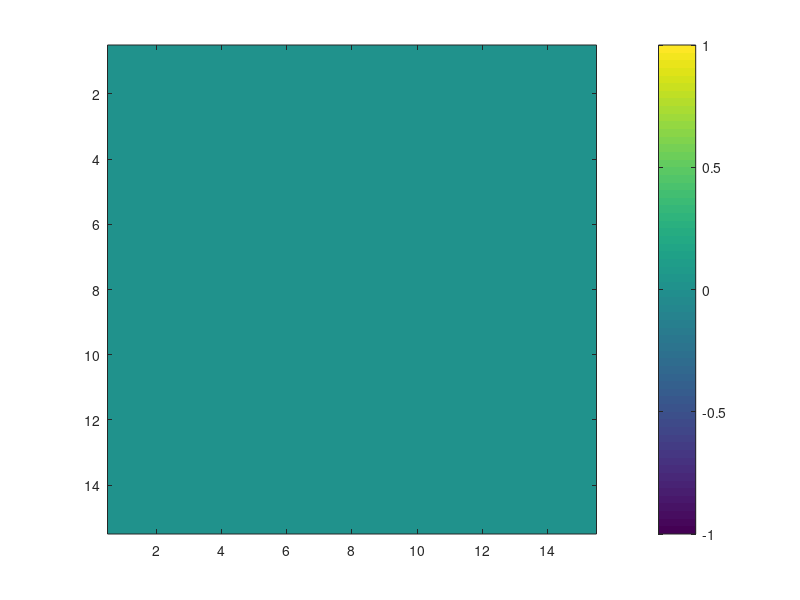

Reproduce this figure in MATLAB. (Note: this script raises an error after producing the figure.)
%% Sample Standalone CA3 Pattern Learning Code
% Simulates a learning and test phase for ripple activity in CA3 region
% under varying input waveform conditions
% LKW 8/16/21

clearvars
close all
% rng(5)      %For reproducibility

%1 = FR IMA; 2 = DR IMA; 3 = FR IP; 4 = DR IP; 6 = BR IMA; 7 = BR IP
rampTypeFlag        = 1;
simTypeFlag         = 1;        %1 = Linear; 2 = Linear with Adaptation
noiseFlag           = 0;        %0 = no noise; 1 = White noise; 2 = 1/f or pink noise
wtNoiseFlag         = 0;        %0 = no noise; 1 = Lognormal noise distribution using parameters Mu and Sigma
saveFlag            = 0;
disp(['Ramp Type ', num2str(rampTypeFlag),'; Sim Type ', num2str(simTypeFlag), '; Noise type ', ...
    num2str(noiseFlag), '; Wt Mat Noise type ', num2str(wtNoiseFlag)]);

cueN                = 1;            %Node index for cue
N                   = 15;           %# Nodes
Ww                  = 0.031;        %Baseline Pyr-Pyr weight strength try 0.035 for adaptation
Hh                  = 0.05;         %Baseline Weight strength IN-Pyr
Wh                  = 0.05;         %Baseline Weight strength Pyr-IN
HAuto               = 0.003;        %Baseline Weight IN-IN
tha                 = 4*ones(1,N);  %Activation Threshold Pyr
thh                 = 4*ones(1,N);  %Activation Threshold IN
thc                 = 4*ones(1,N);
eta1                = 0.01;         %Pyr Decay constant
eta2                = 0.01;         %IN Decay constant
noiseAmp            = 0.1*Ww;          %Center of lognormal weight noise if included.
noiseMu             = 1;            %Mean of lognormal wt distro
noiseSigma          = 0.4;            %Variance of lognorm wt distro
dt                  = 1;
T                   = 1500/dt;         %Time steps, must be even
Iexcit1             = 0.5;          %Learn phase afferent input
Iexcit2             = 1;            %Test phase afferent input
if wtNoiseFlag == 1
    achLearn        = 0.1;          %Ach state during learn phase; 0 = high Ach; 1 = low Ach
    e3              = 0.01;         %Learning rate constant
else
    achLearn        = 0.1;
    e3              = 0.001;
end
achTest             = 1;            %Ach state during test phase
e1                  = 0.002;         %Learning Decay Pre synaptic
onsetDelay          = 50/dt;           %Wait time for first pattern element to arise
learnDur            = 80/dt;           %Duration (ms) of learn pulses
OLPerc              = 0.55;           %Overlap (ms) of learn pattern elements
learnOL             = round(OLPerc*learnDur);
testDur             = 20/dt;           %Duration (ms) of test cue pulse
rampPerc            = 0.50;         %Percentage of ramp
rampLen1            = round(learnDur*rampPerc);  %Duration ramp length learn phase
AIn1                = zeros(N,T);   %Learn phase afferent input
AIn2                = zeros(N,T);   %Test phase
AIn2(cueN,onsetDelay:onsetDelay+testDur) = Iexcit2;  %Sq Pulse cue test phase
squarea             = Iexcit1*learnDur;     %Area under the square pulse

% Ionic Currents and related parameters 
Ek  = -10;              %Reversal Potential of Potassium
mu  = 0.01;             %Ca-dependent K-current
gm  = 0.001;            %Gamma; voltage-dependent Ca-currents
om  = 0.001;            %Omega; constant for diffusion of intracellular Ca

%Build Stimulation Protocols Based on RampTypeFlag
for i = 1:N
    tmpStart                                    = onsetDelay+1+(i-1)*(learnDur)-(i-1)*(learnOL);
    tmpEnd                                      = tmpStart+learnDur;
    if rampTypeFlag == 1                        %FRC
        AIn1(i,tmpStart:tmpEnd)                 = Iexcit1;
        AIn1(i,tmpStart:tmpStart+rampLen1-1)    = linspace(0,Iexcit1,rampLen1);
    elseif rampTypeFlag == 2                    %DRC
        AIn1(i,tmpStart:tmpEnd)                 = Iexcit1;
        AIn1(i,tmpStart:tmpStart+rampLen1-1)    = linspace(0,Iexcit1,rampLen1);
        AIn1(i,tmpEnd-rampLen1+1:tmpEnd)        = linspace(Iexcit1,0,rampLen1);
    elseif rampTypeFlag == 6
        AIn1(i,tmpStart:tmpEnd)                 = Iexcit1;
        AIn1(i,tmpEnd-rampLen1+1:tmpEnd)        = linspace(Iexcit1,0,rampLen1);
    end
    if rampTypeFlag == 3                        %FRP
        maxI                                    = squarea/(rampLen1/2 + learnDur - rampLen1);  %Calculate Single Ramp Current Max for constant AUC
        AIn1(i,tmpStart:tmpEnd)                 = maxI;
        AIn1(i,tmpStart:tmpStart+rampLen1-1)    = linspace(0,maxI,rampLen1);   %Front Ramp
    elseif rampTypeFlag == 4                    %DRP
        maxI                                    = squarea/(learnDur - rampLen1); %Calculate Double Ramp Current Max for constant AUC
        AIn1(i,tmpStart:tmpEnd)                 = maxI;
        AIn1(i,tmpStart:tmpStart+rampLen1-1)    = linspace(0,maxI,rampLen1);   %Front Ramp
        AIn1(i,tmpEnd-rampLen1+1:tmpEnd)        = linspace(maxI,0,rampLen1);   %Rear ramp
    elseif rampTypeFlag == 7                    %BRP
        maxI                                    = squarea/(rampLen1/2 + learnDur - rampLen1);
        AIn1(i,tmpStart:tmpEnd)                 = maxI;
        AIn1(i,tmpEnd-rampLen1+1:tmpEnd)        = linspace(maxI,0,rampLen1);   %Rear ramp
    end
end

%% Initialize Weight Matrices
if wtNoiseFlag == 0
    W  = zeros(N,N,T);    %Init wt mat
elseif wtNoiseFlag == 1
    W = lognrnd(noiseMu,noiseSigma,N,N).*noiseAmp;          %Lognormal rand wt mat
end
AH = zeros(N,N)*Wh/30;    %Wt mat of a to h (feedforward activation of IN)
H  = zeros(N,N)*Hh/20;    %Weight of h to a (feedback inhibition)

ahGain = 5;
hGain = 5;
for i = 1:N         %Build weight mats
    H(i,i)  = Hh;   %Direct feedback IN to Pyr
    AH(i,i) = Wh;   %Direct excitation pyr to IN
    if i <= N - 1   %Forward 1
%         H(i,i+1)  = Hh/hGain;   %IN  2 Pyr
%         AH(i,i+1) = Wh/ahGain;   %Pyr 2 IN
    end
    if i <= N - 2   %Forward 2
%         H(i,i+2)  = Hh/hGain;   %IN  2 Pyr
%         AH(i,i+2) = Wh/ahGain;   %Pyr 2 IN
    end
    if i <= N - 3   %Forward 3
%         H(i,i+3)  = Hh/4;   %IN  2 Pyr
%         AH(i,i+3) = Wh/4;   %Pyr 2 IN
    end
    if i > 1        %Back 1
%         H(i,i-1)  = Hh/hGain;   %IN  2 Pyr
%         AH(i,i-1) = Wh/ahGain;   %Pyr 2 IN
    end
    if i > 2        %Back 2   
%         H(i,i-2)  = Hh/hGain;   %IN  2 Pyr
%         AH(i,i-2) = Wh/ahGain;   %Pyr 2 IN
    end
    if i > 3        %Back 3
%         H(i,i-3)  = Hh/1;   %IN  2 Pyr
%         AH(i,i-3) = Wh/4;   %Pyr 2 IN
    end
end

% % Log Norm Rand Wt Distribution figure for manuscript (set N = 10000)
% W_sig0_5 = lognrnd(noiseMu,0.5,10000,1).*noiseAmp;
% W_sig1 = lognrnd(noiseMu,1,10000,1).*noiseAmp;
% W_sig0_25 = lognrnd(noiseMu,0.25,10000,1).*noiseAmp;
% figure; hold on;
% [~,edges] = histcounts(log10(W_sig1));
% h1 = histogram(W_sig0_25,10.^edges);
% h1.Normalization = 'probability';
% h2 = histogram(W_sig0_5,10.^edges);
% h2.Normalization = 'probability';
% h3 = histogram(W_sig1,10.^edges);
% h3.Normalization = 'probability';
% ylabel('Probability')
% xlabel('Weight Strength')
% legend('\sigma 0.25','\sigma 0.5','\sigma 1')
% set(gca, 'xscale','log','fontname','times','FontSize',20)

% Pre-learn wt figure for manuscript
figure; aac = gca; %set(gcf, 'Units', 'Normalized', 'OuterPosition', [0.2, 0.2, 0.3, 0.5]); hold on;
imagesc(flipud(W(:,:,1))); axis square; wcb = colorbar; %wcb.Label.String = "Weight Strength";
% xlabel("Post-Synaptic CA3"); ylabel("Pre-Synaptic CA3")
aac.YTick = 1:7:15; yticklabels(linspace(15,1,3));
aac.XTick = 1:7:15; xticklabels(linspace(1,15,3));
title("Learn Phase Start Network State")
set(gca,'fontname','times','FontSize',24)

%Initialize activity vectors for learn/test phases
aLearn = zeros(N,T);
hLearn = zeros(N,T);
cLearn = zeros(N,T);
aTest  = zeros(N,T);
hTest  = zeros(N,T);
cTest  = zeros(N,T);

%% Run learn block

for t=1:T
    %Neuron Activity
    for j = 1:N
        if (aLearn(j,t)   - tha(j)) > 0; aaLearn(j)   = aLearn(j,t)   - tha(j); else aaLearn(j)   = 0; end %Threshold activity under 'tha' to 0
        if (hLearn(j,t)   - thh(j)) > 0; hhLearn(j)   = hLearn(j,t)   - thh(j); else hhLearn(j)   = 0; end %Threshold activity under 'thh' to 0
        if (aLearn(j,t)   - thc(j)) > 0; ccLearn(j)   = aLearn(j,t)   - thc(j); else ccLearn(j)   = 0; end %Threshold activity under 'thc' to 0
    end
    
    if simTypeFlag == 1
        %Standard Linear without Adapatation
        daLearn = AIn1(:,t) + achLearn.*(aaLearn*W(:,:,t))' - (hhLearn*H)' - eta1.*aLearn(:,t);
        dhLearn = (aaLearn*AH)' - HAuto.*hhLearn' - eta2.*hLearn(:,t);
    elseif simTypeFlag == 2
        %Linear variant with Adaptation
        daLearn = AIn1(:,t) + achLearn.*(aaLearn*W(:,:,t))' - (hhLearn*H)' - eta1.*aLearn(:,t) + mu.*cLearn(:,t).*(Ek - aLearn(:,t));
        dhLearn = (aaLearn*AH)' - HAuto.*hhLearn' - eta2.*hLearn(:,t);
        dcLearn = gm.*ccLearn' - om.*cLearn(:,t);
    end
    
    aLearn(:,t+1) = aLearn(:,t)+daLearn*dt; %Update next time point of a
    hLearn(:,t+1) = hLearn(:,t)+dhLearn*dt; %Update next h time point
    
    if simTypeFlag == 2
        %Adaptation update
        cLearn(:,t+1) = cLearn(:,t) + dcLearn;
    end

    %Weight Update (suppressed by Ach state)
    if wtNoiseFlag == 0
        dW = e3.*(1-achLearn).*(Ww-W(:,:,t)).*(aaLearn).*(aaLearn');           %Standard Hebbian with Ceiling at Ww
%         dW = e3.*(1-achLearn).*(Ww-W(:,:,t)).*(aaLearn).*(aaLearn') - (e1*W(:,:,t).*repmat(aaLearn,[N,1])); %LearnRate * hebbian - presynaptic-gated decay
    elseif wtNoiseFlag == 1
%         dW = e3.*(1-achLearn).*(Ww-W(:,:,t)).*(aaLearn).*(aaLearn');           %Standard Hebbian with Ceiling at Ww
        dW = e3.*(1-achLearn).*(Ww-W(:,:,t)).*(aaLearn).*(aaLearn') - (e1*W(:,:,t).*repmat(aaLearn,[N,1])); %LearnRate * hebbian - presynaptic-gated decay
    end

    W(:,:,t+1) = W(:,:,t)+dW*dt;   %Update next Weight time point
end

%% Plot Learn
set(0,'DefaultLineLineWidth',2)
cPyr = autumn(N);
cIN  = jet(N);
cAIn = gray(N+2);

% % Plot learn afferent input
% figure; aaa = gca;
% imagesc(flipud(AIn1));
% % title('Afferent Input Pattern');
% acb = colorbar; 
% aaa.YTick = 1:7:15; yticklabels(linspace(15,1,3));
% set(gca,'fontname','times','FontSize',24)

% Plot learn activity
figure; set(gcf, 'Units', 'Normalized', 'OuterPosition', [0.1, 0.1, 0.5, 0.35]); hold on;
for i = 1:N
    plot(aLearn(i,:), 'Color', cPyr(i,:));
    plot(AIn1(i,:)*5, 'Color', cAIn(i,:));
end
xlabel('Time (ms)'); ylabel('Activation'); 
if rampTypeFlag == 1 && rampPerc == 0
    legend('Square','Input A Learn','location','southeast')
elseif rampTypeFlag == 1
    legend('FR, IMA','location','southeast')
elseif rampTypeFlag == 2
    legend('DR, IMA','location','southeast')
elseif rampTypeFlag == 3
    legend('FR, IP','location','southeast')
elseif rampTypeFlag == 4
    legend('DR, IP','location','southeast')
elseif rampTypeFlag == 6
    legend('BR, IMA','location','southeast')
elseif rampTypeFlag == 7
    legend('BR, IP','location','southeast')
end
% title('Learn Phase')
set(gca,'fontname','times','FontSize',24);

% Plot Post Learn Weights
figure; aaw = gca; %set(gcf, 'Units', 'Normalized', 'OuterPosition', [0.2, 0.2, 0.3, 0.5]); hold on;
imagesc(flipud(W(:,:,end))); axis square; wcb = colorbar; 
%     xlabel("Post-Synaptic CA3"); ylabel("Pre-Synaptic CA3")
%     wcb.Label.String = "Weight Strength";
aaw.YTick = 1:7:15; yticklabels(linspace(15,1,3));
aaw.XTick = 1:7:15; xticklabels(linspace(1,15,3));
title("Learn Phase Final Network State")
set(gca,'fontname','times','FontSize',24)

% % Plot Post-learn - pre-learn
% W_pre = W(:,:,1);
% W_post = W(:,:,end);
% figure; aaz = gca;
% imagesc(flipud(W_post-W_pre)); axis square; wcb = colorbar;
% aaz.YTick = 1:7:15; yticklabels(linspace(15,1,3));
% aaz.XTick = 1:7:15; xticklabels(linspace(1,15,3));
% title('Post - Pre Weights')
% set(gca,'fontname','times','FontSize',24)

%% Run test block
W(:,:,1) = W(:,:,end);       %Set starting time point to learn mat for test phase

for t=1:T
    %Neuron Activity
    for j = 1:N
        if (aTest(j,t)   - tha(j)) > 0; aaTest(j)   = aTest(j,t)   - tha(j); else aaTest(j)   = 0; end %Threshold activity over 'tha' to 0
        if (hTest(j,t)   - thh(j)) > 0; hhTest(j)   = hTest(j,t)   - thh(j); else hhTest(j)   = 0; end %Threshold activity over 'thh' to 0
        if (aTest(j,t)   - thc(j)) > 0; ccTest(j)   = aTest(j,t)   - thc(j); else ccTest(j)   = 0; end %Threshold activity under 'thc' to 0
    end
    
    if simTypeFlag == 1
        %Standard Linear without Adapatation
        daTest = AIn2(:,t) + achTest.*(aaTest*W(:,:,t))' - (hhTest* H)' - eta1.*aTest(:,t);
        dhTest = (aaTest*AH)' - HAuto.*hhTest' - eta2.*hTest(:,t);          %change in h = Weight*thresholded activity (a) - decay*activity (h)
    elseif simTypeFlag == 2
        %Linear variant with Adaptation
        daTest = AIn2(:,t) + achTest.*(aaTest*W(:,:,t))' - (hhTest*H)' - eta1.*aTest(:,t) + mu.*cTest(:,t).*(Ek - aTest(:,t));
        dhTest = (aaTest*AH)' - HAuto.*hhTest' - eta2.*hTest(:,t);
        dcTest = gm.*ccTest' - om.*cTest(:,t);
    end

    aTest(:,t+1) = aTest(:,t)+daTest*dt; %Update next time point of a
    hTest(:,t+1) = hTest(:,t)+dhTest*dt; %Update next h time point
    
    if simTypeFlag == 2
        %Adaptation update
        cTest(:,t+1) = cTest(:,t) + dcTest;
    end

    %Weight Update (suppressed by Ach state)
    if wtNoiseFlag == 0
        dW = e3.*(1-achLearn).*(Ww-W(:,:,t)).*(aaLearn).*(aaLearn');           %Standard Hebbian with Ceiling at Ww
%         dW = e3.*(1-achLearn).*(Ww-W(:,:,t)).*(aaLearn).*(aaLearn') - (e1*W(:,:,t).*repmat(aaLearn,[N,1])); %LearnRate * hebbian - presynaptic-gated decay
    elseif wtNoiseFlag == 1
%         dW = e3.*(1-achLearn).*(Ww-W(:,:,t)).*(aaLearn).*(aaLearn');           %Standard Hebbian with Ceiling at Ww
        dW = e3.*(1-achLearn).*(Ww-W(:,:,t)).*(aaLearn).*(aaLearn') - (e1*W(:,:,t).*repmat(aaLearn,[N,1])); %LearnRate * hebbian - presynaptic-gated decay
    end
        
    W(:,:,t+1) = W(:,:,t)+dW*dt;   %Update next Weight time point
end

%% Calculate Peaks and Locs of threshold crossing
pksT = zeros(N,1); locsT = zeros(N,1);
actThresh = 10*ones(N,1);
for  i = 1:N
    [pksTmp,locsTmp] = findpeaks(aTest(i,:));
    if ~isempty(locsTmp); pksT(i) = pksTmp(1); locsT(i) = locsTmp(1); end
end
ttt = [];
for j = 1:numel(pksT)     %For each peak in the sim
    indtmp = find(aTest(j,:)>actThresh(j),1);
    if ~isempty(indtmp)
        ttt = [ttt,indtmp];
    end
end
    
%% Plot Test options

% % Test Phase Afferent input figure for manuscript
% figure; aaa = gca;
% imagesc(flipud(AIn2));
% xlabel('Time (ms)'); ylabel('Node #'); title('Afferent Input Pattern');
% aaa.YTick = 1:7:15; yticklabels(linspace(15,1,3));
% acb = colorbar; acb.Label.String = "Afferent Strength";
% set(gca,'fontname','times','FontSize',20)
% breakxaxis([250 1250],0.03);

aat = figure; set(gcf, 'Units', 'Normalized', 'OuterPosition', [0.1, 0.1, 0.5, 0.35]);
% subplot(2,1,1)
for i = 1:N
    plot(aTest(i,:),'Color',cPyr(i,:)); hold on;
    plot(AIn2(i,:)*5, 'Color', cAIn(i,:));
end
plot([0,T-1],[10,10],'k--','LineWidth',1)
scatter(ttt,ttt*0+10,'^','k','filled');
% xlabel('Time (ms)'); ylabel('Activation'); 
if rampTypeFlag == 1 && rampPerc == 0
    legend('Square Pyramidal','Test Cue','location','southeast')
elseif rampTypeFlag == 1
    legend('FR IMA Pyramidal','location','southeast')
elseif rampTypeFlag == 2
    legend('DR IMA Pyramidal','location','southeast')
elseif rampTypeFlag == 3
    legend('FR IP Pyramidal','location','southeast')
elseif rampTypeFlag == 4
    legend('DR IP Pyramidal','location','southeast')
elseif rampTypeFlag == 6
    legend('BR IMA Pyramidal','location','southeast')
elseif rampTypeFlag == 7
    legend('BR IP Pyramidal','location','southeast')
end
% title('Test Phase Pyrs')
xlim([0,T-1]); ylim([-30,25])
set(gca,'fontname','times','FontSize',24);

%% Saves
if saveFlag == 1
    
disp('saving vars and figs')
saveDir = 'Your\Dir\Here\';
OLStr = ['learnDur_',num2str(learnDur),'_OL_',num2str(100*OLPerc)];
if rampTypeFlag == 1 && rampLen1 == 0
    sBase = ['Square_',OLStr];
    saveas(aat,[saveDir,sBase,'_TestActivity'],'fig')
    saveas(aat,[saveDir,sBase,'_TestActivity'],'png')
    saveas(aat,[saveDir,sBase,'_TestActivity'],'svg')
%     saveas(aaa,[saveDir,sBase,'_Input'],'fig')
%     saveas(aaa,[saveDir,sBase,'_Input'],'png')
%     saveas(aaa,[saveDir,sBase,'_Input'],'svg')
    saveas(aaw,[saveDir,sBase,'_FinalWeight'],'fig')
    saveas(aaw,[saveDir,sBase,'_FinalWeight'],'png')
    saveas(aaw,[saveDir,sBase,'_FinalWeight'],'svg')
elseif rampTypeFlag == 1
    sBase = ['FR_IMA_',OLStr];
    saveas(aat,[saveDir,sBase,'_TestActivity'],'fig')
    saveas(aat,[saveDir,sBase,'_TestActivity'],'png')
    saveas(aat,[saveDir,sBase,'_TestActivity'],'svg')
%     saveas(aaa,[saveDir,sBase,'_Input'],'fig')
%     saveas(aaa,[saveDir,sBase,'_Input'],'png')
%     saveas(aaa,[saveDir,sBase,'_Input'],'svg')
    saveas(aaw,[saveDir,sBase,'_FinalWeight'],'fig')
    saveas(aaw,[saveDir,sBase,'_FinalWeight'],'png')
    saveas(aaw,[saveDir,sBase,'_FinalWeight'],'svg')
elseif rampTypeFlag == 2
    sBase = ['DR_IMA_',OLStr];
    saveas(aat,[saveDir,sBase,'_TestActivity'],'fig')
    saveas(aat,[saveDir,sBase,'_TestActivity'],'png')
    saveas(aat,[saveDir,sBase,'_TestActivity'],'svg')
%     saveas(aaa,[saveDir,sBase,'_Input'],'fig')
%     saveas(aaa,[saveDir,sBase,'_Input'],'png')
%     saveas(aaa,[saveDir,sBase,'_Input'],'svg')
    saveas(aaw,[saveDir,sBase,'_FinalWeight'],'fig')
    saveas(aaw,[saveDir,sBase,'_FinalWeight'],'png')
    saveas(aaw,[saveDir,sBase,'_FinalWeight'],'svg')
elseif rampTypeFlag == 6
    sBase = ['BR_IMA_',OLStr];
    saveas(aat,[saveDir,sBase,'_TestActivity'],'fig')
    saveas(aat,[saveDir,sBase,'_TestActivity'],'png')
    saveas(aat,[saveDir,sBase,'_TestActivity'],'svg')
%     saveas(aaa,[saveDir,sBase,'_Input'],'fig')
%     saveas(aaa,[saveDir,sBase,'_Input'],'png')
%     saveas(aaa,[saveDir,sBase,'_Input'],'svg')
    saveas(aaw,[saveDir,sBase,'_FinalWeight'],'fig')
    saveas(aaw,[saveDir,sBase,'_FinalWeight'],'png')
    saveas(aaw,[saveDir,sBase,'_FinalWeight'],'svg')
elseif rampTypeFlag == 3
    sBase = ['FR_IP_',OLStr];
    saveas(aat,[saveDir,sBase,'_TestActivity'],'fig')
    saveas(aat,[saveDir,sBase,'_TestActivity'],'png')
    saveas(aat,[saveDir,sBase,'_TestActivity'],'svg')
%     saveas(aaa,[saveDir,sBase,'_Input'],'fig')
%     saveas(aaa,[saveDir,sBase,'_Input'],'png')
%     saveas(aaa,[saveDir,sBase,'_Input'],'svg')
    saveas(aaw,[saveDir,sBase,'_FinalWeight'],'fig')
    saveas(aaw,[saveDir,sBase,'_FinalWeight'],'png')
    saveas(aaw,[saveDir,sBase,'_FinalWeight'],'svg')
elseif rampTypeFlag == 4
    sBase = ['DR_IP_',OLStr];
    saveas(aat,[saveDir,sBase,'_TestActivity'],'fig')
    saveas(aat,[saveDir,sBase,'_TestActivity'],'png')
    saveas(aat,[saveDir,sBase,'_TestActivity'],'svg')
%     saveas(aaa,[saveDir,sBase,'_Input'],'fig')
%     saveas(aaa,[saveDir,sBase,'_Input'],'png')
%     saveas(aaa,[saveDir,sBase,'_Input'],'svg')
    saveas(aaw,[saveDir,sBase,'_FinalWeight'],'fig')
    saveas(aaw,[saveDir,sBase,'_FinalWeight'],'png')
    saveas(aaw,[saveDir,sBase,'_FinalWeight'],'svg')
elseif rampTypeFlag == 7
    sBase = ['BR_IP_',OLStr];
    saveas(aat,[saveDir,sBase,'_TestActivity'],'fig')
    saveas(aat,[saveDir,sBase,'_TestActivity'],'png')
    saveas(aat,[saveDir,sBase,'_TestActivity'],'svg')
%     saveas(aaa,[saveDir,sBase,'_Input'],'fig')
%     saveas(aaa,[saveDir,sBase,'_Input'],'png')
%     saveas(aaa,[saveDir,sBase,'_Input'],'svg')
    saveas(aaw,[saveDir,sBase,'_FinalWeight'],'fig')
    saveas(aaw,[saveDir,sBase,'_FinalWeight'],'png')
    saveas(aaw,[saveDir,sBase,'_FinalWeight'],'svg')
end
end
